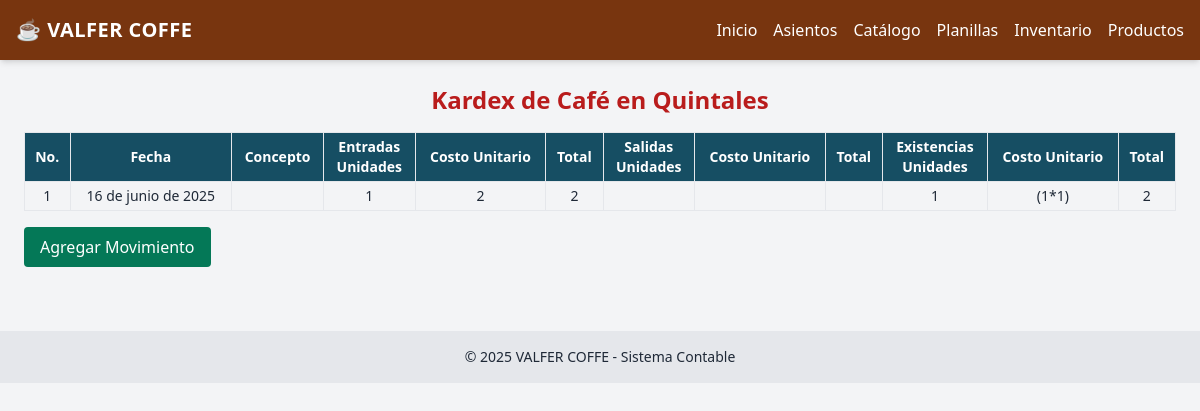
Page /kardex/1/ on the earlier database version.
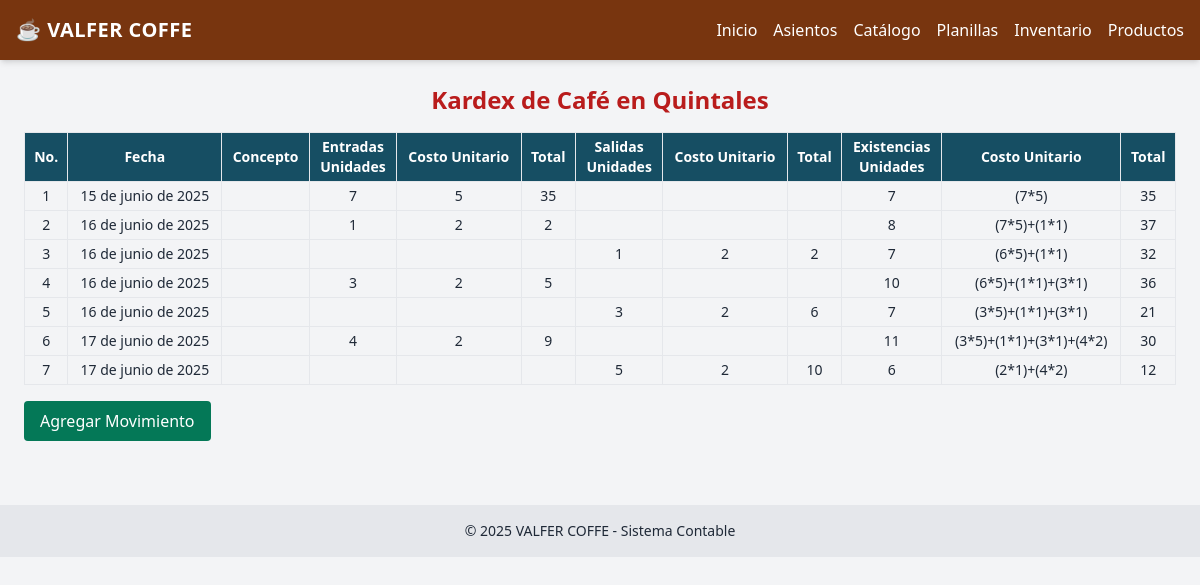
Same page on the later database version.
### contabilidad/models.py (models this page shows, shortened)
class MateriaPrima(models.Model):
    nombre = models.CharField(max_length=100)
    unidad_medida = models.CharField(max_length=20)  # Ej: 'quintal', 'botella', 'litro'

class KardexMateriaPrima(models.Model):
    materia_prima = models.ForeignKey(MateriaPrima, on_delete=models.CASCADE)
    fecha = models.DateField()
    tipo_movimiento = models.CharField(max_length=20, choices=[('entrada','Entrada'),('salida','Salida'),('proceso','Consumo Proceso')])
    concepto = models.CharField(max_length=255, blank=True, null=True)  # Ej: factura, proceso, etc.
    cantidad = models.DecimalField(max_digits=12, decimal_places=2)
    costo_unitario = models.DecimalField(max_digits=12, decimal_places=2)
    total = models.DecimalField(max_digits=12, decimal_places=2)
    saldo_cantidad = models.DecimalField(max_digits=12, decimal_places=2)
    saldo_total = models.DecimalField(max_digits=12, decimal_places=2)

### contabilidad/views.py (the view)
# urls.py: path('kardex/<int:materia_prima_id>/', views.kardex_materia_prima_list, name='kardex_materia_prima_list'),
def kardex_materia_prima_list(request, materia_prima_id):
    materia = get_object_or_404(MateriaPrima, id=materia_prima_id)
    movimientos = KardexMateriaPrima.objects.filter(materia_prima=materia).order_by('fecha', 'id')
    existencias_peps = calcular_existencias_peps(movimientos)
    movimientos_y_lotes = zip(movimientos, existencias_peps)
    return render(request, 'inventario/kardex_materia_prima_list.html', {
        'materia': materia,
        'movimientos_y_lotes': movimientos_y_lotes,
    })

### contabilidad/templates/inventario/kardex_materia_prima_list.html (shortened to what this page needs)
{% extends 'contabilidad/base.html' %}
{% block content %}
<h2 class="text-2xl font-bold mb-4 text-center text-red-700">Kardex de {{ materia.nombre }}</h2>
<div class="overflow-x-auto">
  <table class="w-full text-sm border text-center">
    <thead class="bg-cyan-900 text-white">
      <tr>
        <th class="border px-2 py-1">No.</th>
        <th class="border px-2 py-1">Fecha</th>
        <th class="border px-2 py-1">Concepto</th>
        <th class="border px-2 py-1">Entradas<br>Unidades</th>
        <th class="border px-2 py-1">Costo Unitario</th>
        <th class="border px-2 py-1">Total</th>
        <th class="border px-2 py-1">Salidas<br>Unidades</th>
        <th class="border px-2 py-1">Costo Unitario</th>
        <th class="border px-2 py-1">Total</th>
        <th class="border px-2 py-1">Existencias<br>Unidades</th>
        <th class="border px-2 py-1">Costo Unitario</th>
        <th class="border px-2 py-1">Total</th>
      </tr>
    </thead>
    <tbody>
      {% for mov, exist in movimientos_y_lotes %}
        <tr>
          <td class="border px-2 py-1">{{ forloop.counter }}</td>
          <td class="border px-2 py-1">{{ mov.fecha }}</td>
          <td class="border px-2 py-1">{{ mov.referencia }}</td>
          {% if mov.tipo_movimiento == 'entrada' %}
            <td class="border px-2 py-1">{{ mov.cantidad|floatformat:0 }}</td>
            <td class="border px-2 py-1">{{ mov.costo_unitario|floatformat:0 }}</td>
            <td class="border px-2 py-1">{{ mov.total|floatformat:0 }}</td>
            <td class="border px-2 py-1"></td>
            <td class="border px-2 py-1"></td>
            <td class="border px-2 py-1"></td>
          {% elif mov.tipo_movimiento in 'salida proceso' %}
            <td class="border px-2 py-1"></td>
            <td class="border px-2 py-1"></td>
            <td class="border px-2 py-1"></td>
            <td class="border px-2 py-1">{{ mov.cantidad|floatformat:0 }}</td>
            <td class="border px-2 py-1">{{ mov.costo_unitario|floatformat:0 }}</td>
            <td class="border px-2 py-1">{{ mov.total|floatformat:0 }}</td>
          {% endif %}
          <td class="border px-2 py-1">{{ exist.unidades_totales|floatformat:0 }}</td>
          <td class="border px-2 py-1">{{ exist.detalle }}</td>
          <td class="border px-2 py-1">{{ exist.valor_total|floatformat:0 }}</td>
        </tr>
      {% endfor %}
    </tbody>
  </table>
</div>
<div class="mt-4">
  <a href="{% url 'kardex_materia_prima_nuevo' materia.id %}" class="inline-block bg-emerald-700 text-white px-4 py-2 rounded hover:bg-emerald-800 transition">Agregar Movimiento</a>
</div>
{% endblock %}

### contabilidad/templates/contabilidad/base.html (shortened to what this page needs)
<!DOCTYPE html>
<html lang="es">
<head>
    <script src="https://cdn.tailwindcss.com"></script>
</head>
<body class="bg-gray-100 text-gray-800 font-sans min-h-screen">
    <nav class="bg-amber-900 text-white shadow-md">
        <div class="max-w-7xl mx-auto px-4 py-4 flex justify-between items-center">
            <h1 class="text-xl font-bold tracking-wide">☕ VALFER COFFE</h1>
            <ul class="flex flex-wrap gap-4">
                <li><a href="/" class="hover:underline">Inicio</a></li>
                <li><a href="/asientos/" class="hover:underline">Asientos</a></li>
                <li><a href="/catalogo/" class="hover:underline">Catálogo</a></li>
                <li><a href="/planillas/" class="hover:underline">Planillas</a></li>
                <li><a href="/kardex/" class="hover:underline">Inventario</a></li>
                <li>
                    <a href="{#}" class="hover:underline">Productos</a>
                </li>
            </ul>
        </div>
    </nav>
    <main class="p-6 max-w-7xl mx-auto">
        {% block content %}{% endblock %}
    </main>
    <footer class="bg-gray-200 text-center text-sm py-4 mt-10">
        © 2025 VALFER COFFE - Sistema Contable
    </footer>
</body>
</html>

Differences in the rows shown:
added KardexMateriaPrima: fecha "15 de junio de 2025", cantidad "7", costo_unitario "5", total "35", unidades_totales "7", detalle "(7*5)", valor_total "35"
computed for KardexMateriaPrima (number 2 of 7 on the later page): unidades_totales "1" → "8"; detalle "(1*1)" → "(7*5)+(1*1)"; valor_total "2" → "37"
added KardexMateriaPrima: fecha "16 de junio de 2025", cantidad "1", costo_unitario "2", total "2", unidades_totales "7", detalle "(6*5)+(1*1)", valor_total "32"
added KardexMateriaPrima: fecha "16 de junio de 2025", cantidad "3", costo_unitario "2", total "5", unidades_totales "10", detalle "(6*5)+(1*1)+(3*1)", valor_total "36"
added KardexMateriaPrima: fecha "16 de junio de 2025", cantidad "3", costo_unitario "2", total "6", unidades_totales "7", detalle "(3*5)+(1*1)+(3*1)", valor_total "21"
added KardexMateriaPrima: fecha "17 de junio de 2025", cantidad "4", costo_unitario "2", total "9", unidades_totales "11", detalle "(3*5)+(1*1)+(3*1)+(4*2)", valor_total "30"
added KardexMateriaPrima: fecha "17 de junio de 2025", cantidad "5", costo_unitario "2", total "10", unidades_totales "6", detalle "(2*1)+(4*2)", valor_total "12"
